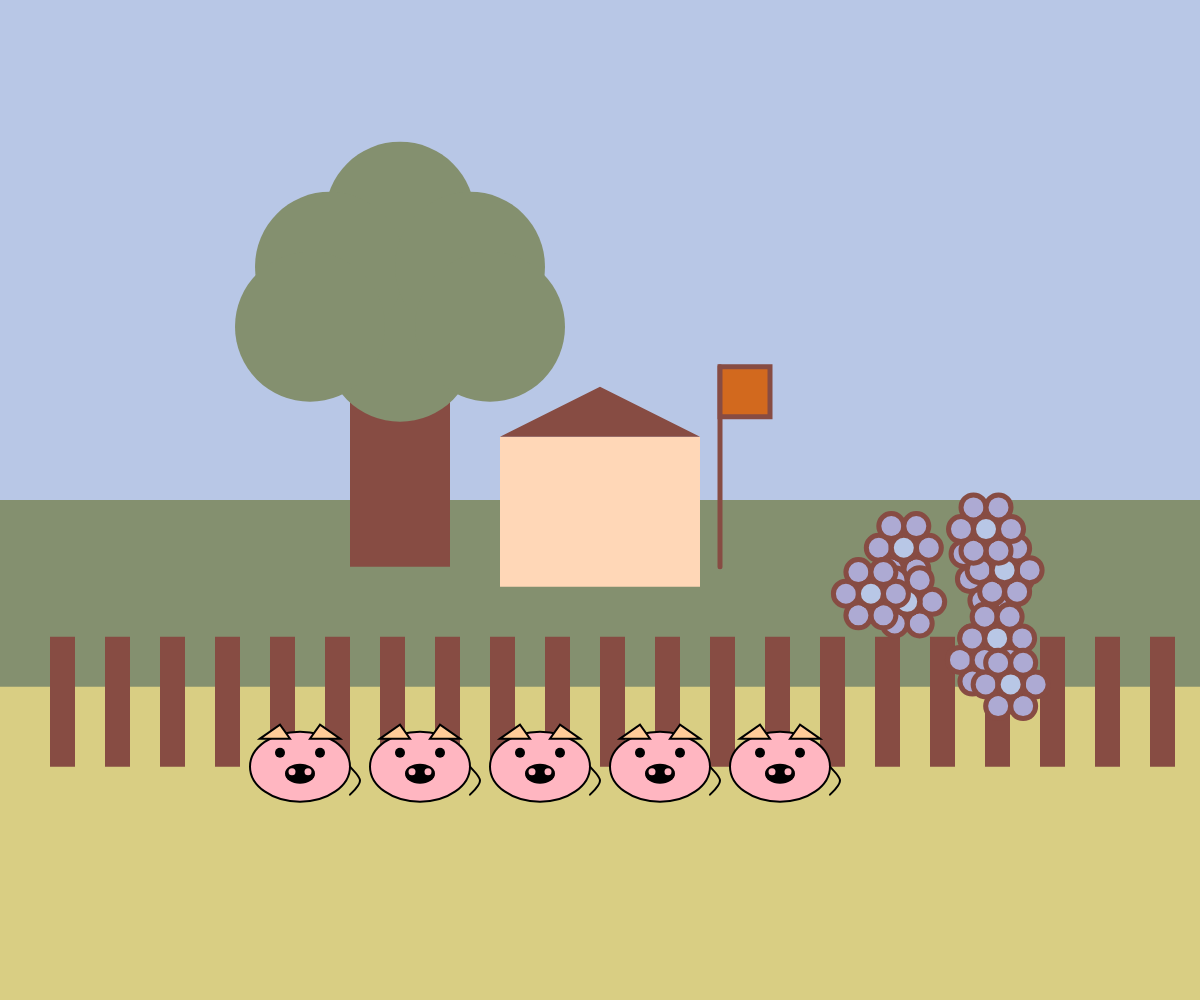
Frame 1 (no input)
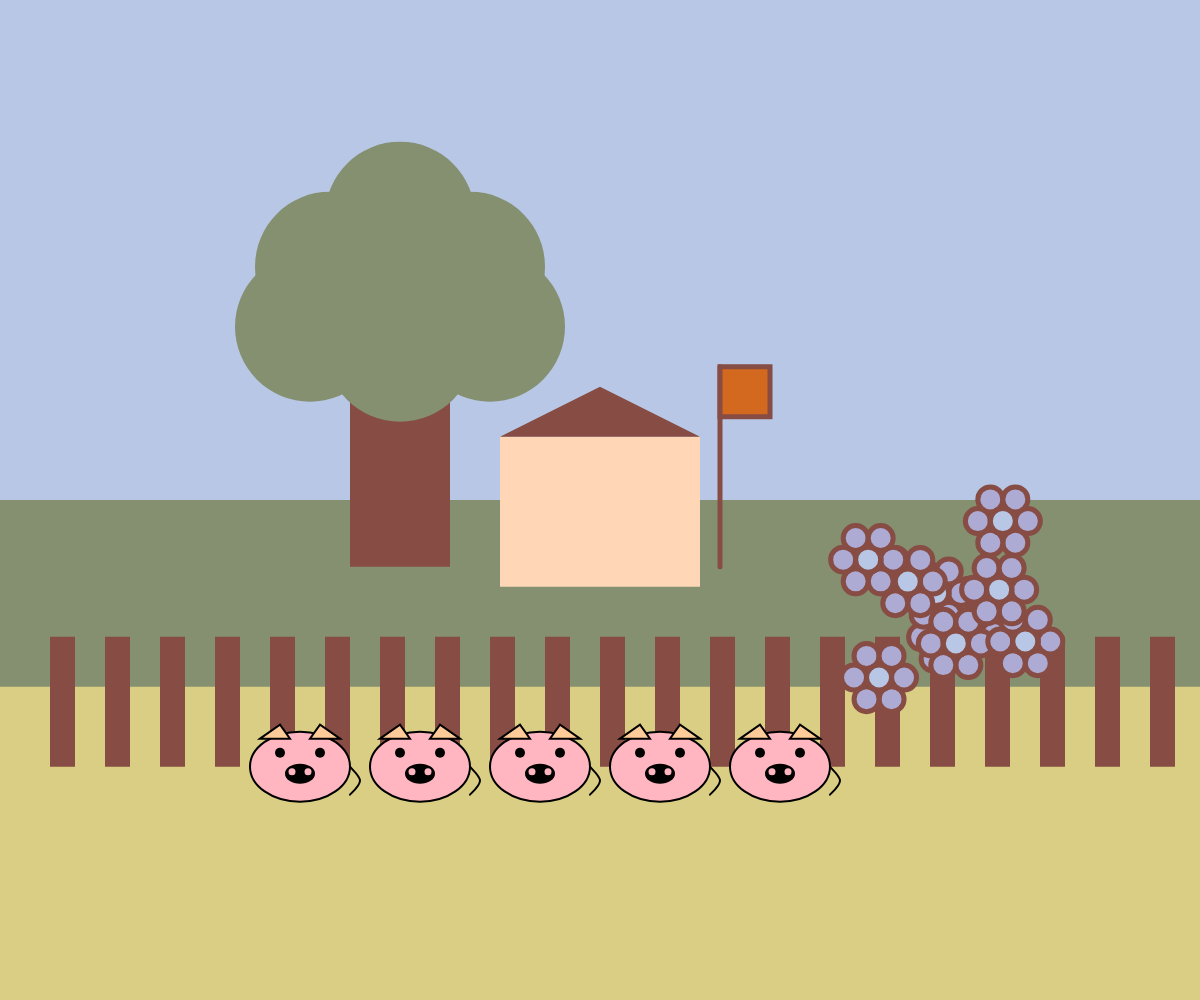
Frame 60 (no input)
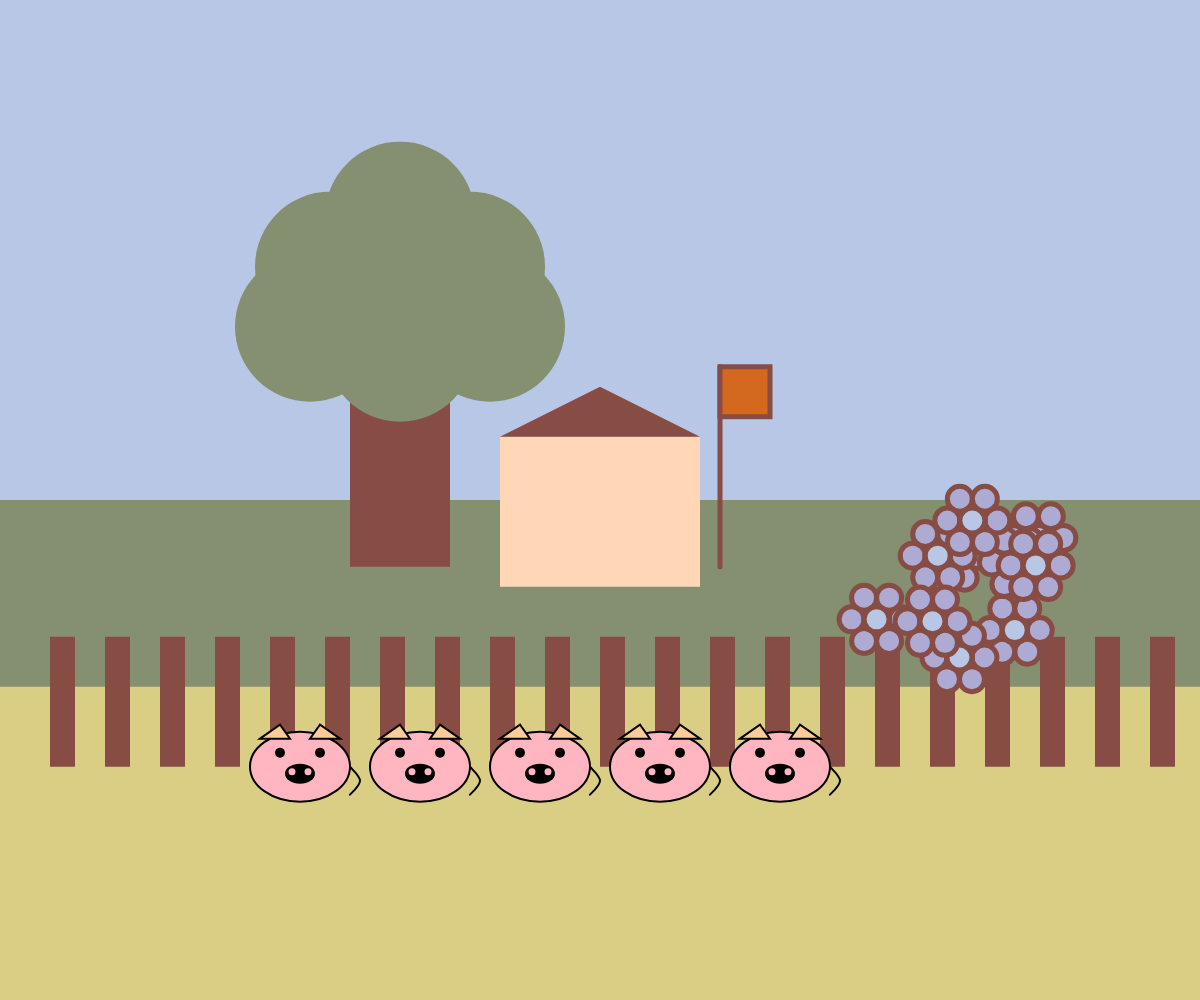
Frame 120 (the mouse pressed at the canvas centre since frame 60)

The p5.js sketch that drew these frames (run headless with seeded random() and noise() and a simulated clock; from frame 60 on, the mouse is pressed at the canvas centre):

// p5.js sketch
// ── sketch.js
var skyHeight;
var grassHeight;

function setup() {
  createCanvas(windowWidth, windowHeight);
  skyHeight = windowHeight / 2;
  grassHeight = 2 * (windowHeight / 3);
}


function draw() {
  // sky
  noStroke();
  fill(184, 199, 230);
  rect(0, 0, windowWidth, skyHeight);

  // grass
  fill(132, 144, 111);
  rect(0, skyHeight, windowWidth, grassHeight);

  // road
  fill(217, 206, 131);
  rect(0, grassHeight + 20, windowWidth, grassHeight);

  // house
  drawHouse(windowWidth / 2, grassHeight - 80, 200, 150);

  // draw fence
  drawFence(50, grassHeight + 100, 25);

  // draw tree
  drawTree(windowWidth / 3, grassHeight - 100, 100, 250);

  // draw flag
  drawFlag(windowWidth * 0.6, grassHeight - 300, 50);

  // draw flowers
  drawFlowers(windowWidth * 0.8, grassHeight - 50, 50, 10);

   // draw pigs
  drawPigs(windowWidth / 4, grassHeight + 100, 5);
}

function drawHouse(x, y, width, height) {
  // bodyw
  fill(255, 215, 183);
  rect(x - width / 2, y - height, width, height);

  // roof
  fill(135, 76, 67);
  triangle(x - width / 2, y - height, x + width / 2, y - height, x, y - height - 50);
}

function drawFence(x, y, numPosts) {
  let postWidth = 25;
  let postHeight = 130;
  let gap = 30;

  fill(135, 76, 67);
  for (let i = 0; i < numPosts; i++) {
  rect(x + i * (postWidth + gap), y - postHeight, postWidth, postHeight);
  }
}

function drawTree(x, y, trunkWidth, trunkHeight) {
  // trunk
  fill(135, 76, 67);
  rect(x - trunkWidth / 2, y - trunkHeight, trunkWidth, trunkHeight);

  // leaves
  fill(132, 144, 111);
  ellipse(x, y - trunkHeight + 30, 150, 150);
  ellipse(x, y - trunkHeight - 100, 150, 150);
  ellipse(x - 70, y - trunkHeight - 50, 150, 150);
  ellipse(x - 90, y - trunkHeight + 10, 150, 150);
  ellipse(x + 70, y - trunkHeight - 50, 150, 150);
  ellipse(x + 90, y - trunkHeight + 10, 150, 150);
}

function drawFlag(x, y, seatSize) {
  // rope
  stroke(135, 76, 67);
  strokeWeight(5);
  line(x, y, x, y + 200);

  // flag
  fill(210, 105, 30);
  rect(x, y, seatSize, seatSize);
}

function drawFlowers(x, y, size, numFlowers) {
  let petalColor = color(173, 170, 211); // purple
  let centerColor = color(184, 199, 230); // blue

  for (let i = 0; i < numFlowers; i++) {
    let flowerX = x + random(-100, 80);
    let flowerY = y + random(-100, 80);

    // petals
    for (let angle = 0; angle < 360; angle += 60) {
      let petalX = flowerX + cos(radians(angle)) * size * 0.5;
      let petalY = flowerY + sin(radians(angle)) * size * 0.5;
      fill(petalColor);
      ellipse(petalX, petalY, size * 0.5, size * 0.5);
      // center
      fill(centerColor);
      ellipse(flowerX, flowerY, size * 0.5, size * 0.5);
    }
  }
}


function drawPigs(x, y, numPigs) {
  let pigSize = 100;
  let gap = 20;
  for (let i = 0; i < numPigs; i++) {
    drawPig(x + i * (pigSize + gap), y, pigSize);
  }
}

function drawPig(x, y, size) {
  let bodyColor = color(255, 182, 193); // Pink
  let earColor = color(255, 204, 153); // Light Pink
  let eyeColor = color(0); // Black
  let noseColor = color(0); // Black
   let nostrilColor = color(255, 182, 193);

  let bodyWidth = size;
  let bodyHeight = size * 0.7;
  let eyeSize = size * 0.1;
  let noseSize = size * 0.2;
  let earSize = size * 0.2;

  // stroke
  strokeWeight(2);
  stroke(0);

  // body
  stroke(eyeColor)
  fill(bodyColor);
  ellipse(x, y, bodyWidth, bodyHeight);

  // ears
  stroke(eyeColor)
  fill(earColor);
  triangle(x - bodyWidth * 0.4, y - bodyHeight * 0.4, x - bodyWidth * 0.2, y - bodyHeight * 0.6, x - bodyWidth * 0.1, y - bodyHeight * 0.4);
  triangle(x + bodyWidth * 0.4, y - bodyHeight * 0.4, x + bodyWidth * 0.2, y - bodyHeight * 0.6, x + bodyWidth * 0.1, y - bodyHeight * 0.4);

  // eyes
  noStroke()
  fill(eyeColor);
  ellipse(x - bodyWidth * 0.2, y - bodyHeight * 0.2, eyeSize, eyeSize);
  ellipse(x + bodyWidth * 0.2, y - bodyHeight * 0.2, eyeSize, eyeSize);

  // nose
  fill(noseColor);
  ellipse(x, y + bodyHeight * 0.1, noseSize + 10, noseSize);

  // nostril
  noStroke()
  fill(nostrilColor)
  ellipse(x - bodyWidth * 0.08, y - bodyHeight + 75, eyeSize - 3, eyeSize - 3);
  ellipse(x + bodyWidth * 0.08, y - bodyHeight + 75, eyeSize - 3, eyeSize - 3);

  // tail
  noFill();
  stroke(0);
  strokeWeight(2);
  beginShape();
  curveVertex(x + bodyWidth * 0.5, y);
  curveVertex(x + bodyWidth * 0.5, y);
  curveVertex(x + bodyWidth * 0.6, y + bodyHeight * 0.2);
  curveVertex(x + bodyWidth * 0.5, y + bodyHeight * 0.4);
  curveVertex(x + bodyWidth * 0.4, y + bodyHeight * 0.5);
  endShape();
}
